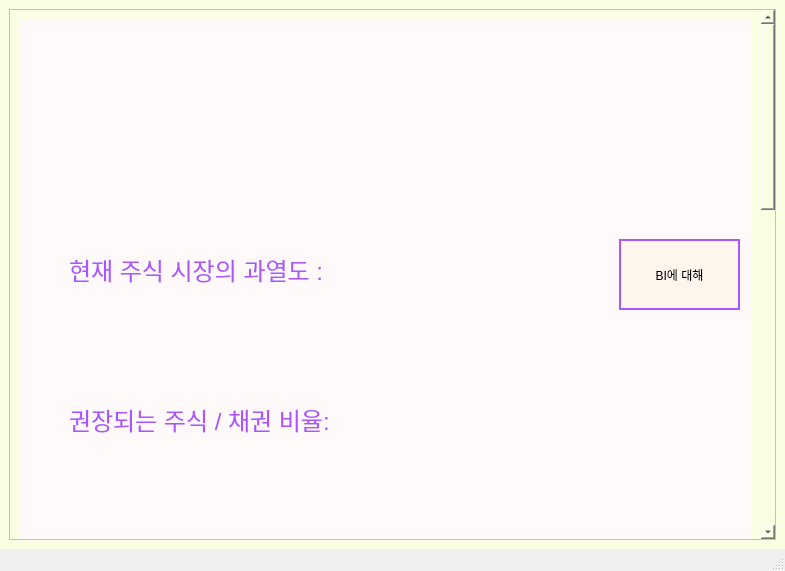
<?xml version="1.0" encoding="UTF-8"?>
<ui version="4.0">
 <class>MainWindow</class>
 <widget class="QMainWindow" name="MainWindow">
  <property name="geometry">
   <rect>
    <x>0</x>
    <y>0</y>
    <width>785</width>
    <height>571</height>
   </rect>
  </property>
  <property name="windowTitle">
   <string>MainWindow</string>
  </property>
  <widget class="QWidget" name="centralwidget">
   <property name="styleSheet">
    <string notr="true">background-color: rgb(250, 255, 228);</string>
   </property>
   <layout class="QVBoxLayout" name="verticalLayout">
    <item>
     <widget class="QScrollArea" name="scrollArea">
      <property name="styleSheet">
       <string notr="true">/*VERTICAL SCROLLBAR*/
QScrollBar:vertical {
	border:none;
	background-color: rgb(189, 189, 189);
	width: 14px;
	margin: 15px 0 15px 0;
	border-radius: 0px;
}
/* HANDLE BAR VERTICAL */
QScrollBar::handle:vertical {
	
	background-color: rgb(124, 124, 124);
	min-height: 30px;
	border-radius: 7px;
}
QScrollBar::handle:vertical:hover {
	background-color: rgb(187, 194, 216);
}
QScrollBar::handle:vertical:pressed {
	
	background-color: rgb(165, 162, 186);
}
/*BTN TOP -SCROLLBAR*/
QScrollBar::sub-line:vertical {
	border:none;
	
	background-color: rgb(106, 106, 106);
	height: 15px;
	border-top-left-radius: 7px;
	border-top-right-radius: 7px;
	subcontrol-position: top;
	subcontrol-origin: margin;
}
QScrollBar::sub-line:vertical:hover {
	background-color: rgb(124, 124, 124);
}
QScrollBar::sub-line:vertical:pressed {
	background-color: rgb(165, 162, 186);
}

</string>
      </property>
      <property name="widgetResizable">
       <bool>true</bool>
      </property>
      <widget class="QWidget" name="scrollAreaWidgetContents">
       <property name="geometry">
        <rect>
         <x>0</x>
         <y>0</y>
         <width>751</width>
         <height>1418</height>
        </rect>
       </property>
       <property name="styleSheet">
        <string notr="true"/>
       </property>
       <layout class="QVBoxLayout" name="verticalLayout_2">
        <item>
         <widget class="QWidget" name="widget" native="true">
          <property name="minimumSize">
           <size>
            <width>0</width>
            <height>1400</height>
           </size>
          </property>
          <property name="styleSheet">
           <string notr="true">background-color: rgb(255, 249, 250);</string>
          </property>
          <widget class="QLabel" name="label">
           <property name="geometry">
            <rect>
             <x>50</x>
             <y>220</y>
             <width>521</width>
             <height>61</height>
            </rect>
           </property>
           <property name="text">
            <string>&lt;html&gt;&lt;head/&gt;&lt;body&gt;&lt;p&gt;&lt;span style=&quot; font-size:18pt; color:#aa55ff;&quot;&gt;현재 주식 시장의 과열도 : &lt;/span&gt;&lt;/p&gt;&lt;/body&gt;&lt;/html&gt;</string>
           </property>
          </widget>
          <widget class="QLabel" name="label_2">
           <property name="geometry">
            <rect>
             <x>50</x>
             <y>370</y>
             <width>631</width>
             <height>61</height>
            </rect>
           </property>
           <property name="text">
            <string>&lt;html&gt;&lt;head/&gt;&lt;body&gt;&lt;p&gt;&lt;span style=&quot; font-size:18pt; color:#aa55ff;&quot;&gt;권장되는 주식 / 채권 비율: &lt;/span&gt;&lt;/p&gt;&lt;/body&gt;&lt;/html&gt;</string>
           </property>
          </widget>
          <widget class="QLabel" name="label_3">
           <property name="geometry">
            <rect>
             <x>30</x>
             <y>30</y>
             <width>681</width>
             <height>131</height>
            </rect>
           </property>
           <property name="text">
            <string/>
           </property>
           <property name="scaledContents">
            <bool>true</bool>
           </property>
          </widget>
          <widget class="QPushButton" name="pushButton_2">
           <property name="geometry">
            <rect>
             <x>600</x>
             <y>220</y>
             <width>121</width>
             <height>71</height>
            </rect>
           </property>
           <property name="styleSheet">
            <string notr="true">QPushButton{
	font: 75 20pt &quot;Agency FB&quot;;
	background-color: rgb(255, 247, 237);
	gridline-color: rgb(170, 85, 255);
	border-radius: 25Px;
	border: 2px solid rgb(170, 85, 255);
}
</string>
           </property>
           <property name="text">
            <string>BI에 대해</string>
           </property>
          </widget>
         </widget>
        </item>
       </layout>
      </widget>
     </widget>
    </item>
   </layout>
  </widget>
  <widget class="QMenuBar" name="menubar">
   <property name="geometry">
    <rect>
     <x>0</x>
     <y>0</y>
     <width>785</width>
     <height>21</height>
    </rect>
   </property>
  </widget>
  <widget class="QStatusBar" name="statusbar"/>
 </widget>
 <resources/>
 <connections/>
</ui>
